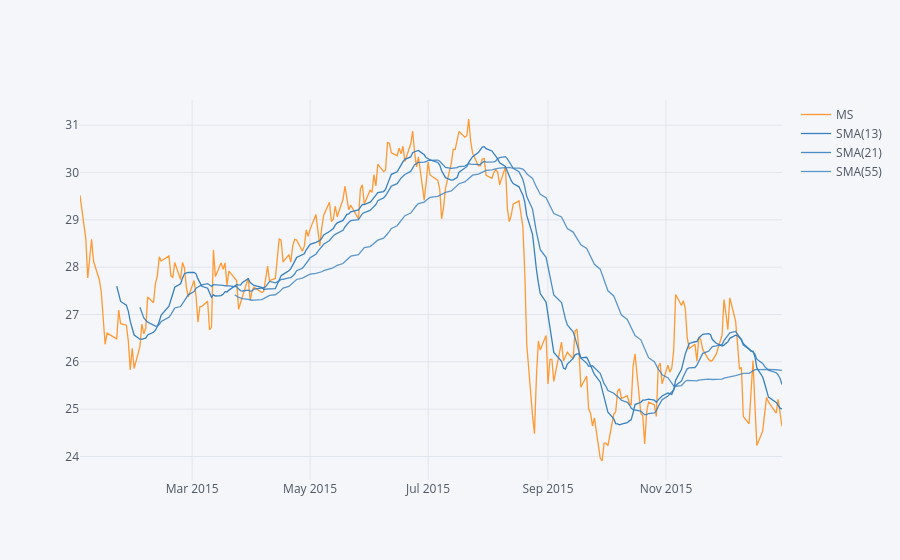

The notebook cell this image was saved under:
### Markdown cell above
** Use .ta_plot(study='sma') to create a Simple Moving Averages plot of Morgan Stanley for the year 2015.**

### Code cell
MS['Close'].loc['2015-01-01':'2016-01-01'].ta_plot(study='sma',periods=[13,21,55],title='Simple Moving Averages')

### Figure 1 — Plotly figure (JSON) as saved in the notebook; plotly's stock layout.template omitted (floating-point values rounded to 4 significant figures; data arrays with more than 128 entries replaced by an {"elided": "..."} marker saying what was removed)
{"data": [{"line": {"color": "rgba(255, 153, 51, 1.0)", "dash": "solid", "shape": "linear", "width": 1.3}, "mode": "lines", "name": "MS", "text": "", "x": {"elided": "252 str values"}, "y": {"elided": "252 float values"}, "type": "scatter"}, {"line": {"color": "rgba(55, 128, 191, 1.0)", "dash": "solid", "shape": "linear", "width": 1.3}, "mode": "lines", "name": "SMA(13)", "text": "", "x": {"elided": "252 str values"}, "y": {"elided": "252 mixed values"}, "type": "scatter"}, {"line": {"color": "rgba(55, 128, 191, 0.8999999999999999)", "dash": "solid", "shape": "linear", "width": 1.3}, "mode": "lines", "name": "SMA(21)", "text": "", "x": {"elided": "252 str values"}, "y": {"elided": "252 mixed values"}, "type": "scatter"}, {"line": {"color": "rgba(55, 128, 191, 0.7999999999999998)", "dash": "solid", "shape": "linear", "width": 1.3}, "mode": "lines", "name": "SMA(55)", "text": "", "x": {"elided": "252 str values"}, "y": {"elided": "252 mixed values"}, "type": "scatter"}], "layout": {"legend": {"bgcolor": "#F5F6F9", "font": {"color": "#4D5663"}}, "paper_bgcolor": "#F5F6F9", "plot_bgcolor": "#F5F6F9", "title": {"font": {"color": "#4D5663"}}, "xaxis": {"gridcolor": "#E1E5ED", "showgrid": true, "tickfont": {"color": "#4D5663"}, "title": {"font": {"color": "#4D5663"}, "text": ""}, "zerolinecolor": "#E1E5ED"}, "yaxis": {"gridcolor": "#E1E5ED", "showgrid": true, "tickfont": {"color": "#4D5663"}, "title": {"font": {"color": "#4D5663"}, "text": ""}, "zerolinecolor": "#E1E5ED"}}}
